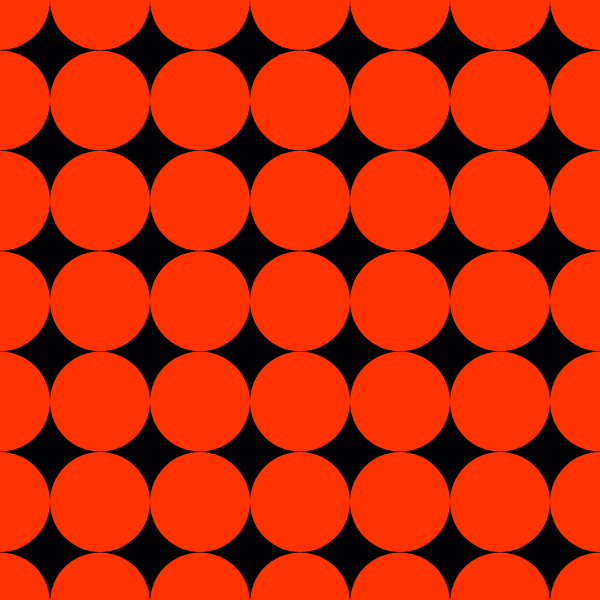
Frame 1 (no input)
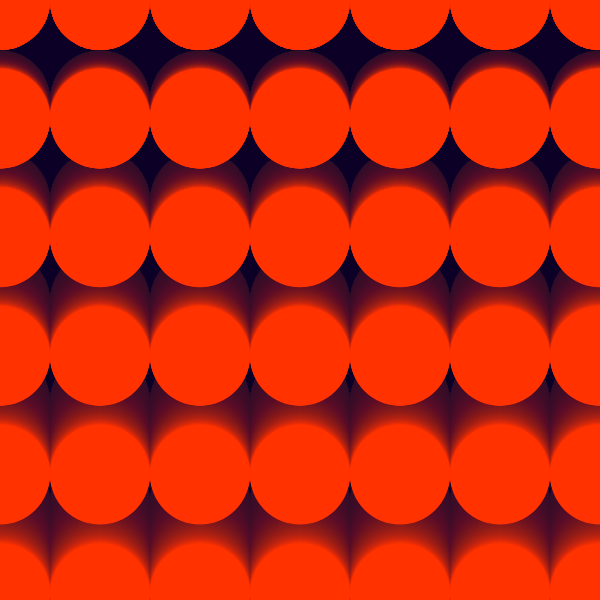
Frame 60 (no input)
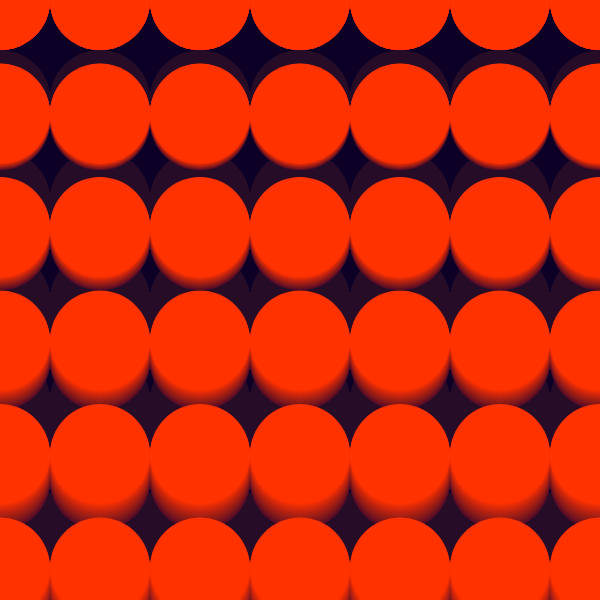
Frame 120 (the mouse pressed at the canvas centre since frame 60)

The p5.js sketch that drew these frames (run headless with seeded random() and noise() and a simulated clock; from frame 60 on, the mouse is pressed at the canvas centre):

// p5.js sketch
// ── sketch.js
/*

  title: Fader #01
  author: Karan Mhatre
  website: genart.karanmhatre.com
*/


function setup() {
  createCanvas(600,600); 
  
  pixelDensity(1.0);
  background(0,0,0);

  fill(0);
  
  step = 100;
  // noLoop();
}

function draw() {
  background(25, 0, 50, 10);

  from = color(50, 0, 100);
  to = color(255, 50, 0);

  for(i=0;i<=10;i++) {
    for(j=0;j<=10;j++) {
      x = step*i;
      y = j*step+20*j*sin(frameCount*0.02);
      
      noStroke();
      // rad = step*2*sin((frameCount+x)*0.02)*cos(x+frameCount*0.01);
      // rad = step*sin(frameCount*0.01);
      rad = step;
      // rotate(frameCount*0.01);
      c1 = lerpColor(from, to, map(rad, 0, step, 0, 1));
      fill(c1);
      
      circle(x,y,rad);
    }
  }  
}
